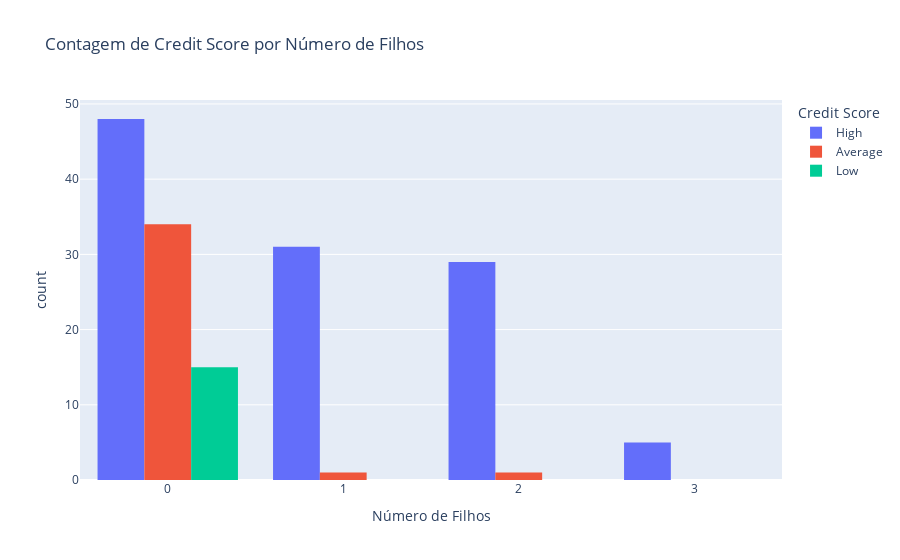

This figure's notebook cell:
### Markdown cell above
### 3 Perguntas e Insigths

Existe uma correlação linear (positiva ou negativa) entre o aumento do Number of Children e a proporção de Credit Score "High" (ou "Low")?

Qual a diferença percentual no Credit Score "High" (ou "Low") entre os grupos de Gender?

Existe um status civil (Marital Status) que é estatisticamente mais propenso a ter um Credit Score classificado como "High"?


### Insight Sintético (INSSIG)

O perfil de **baixo risco** (associado a scores "High") é fortemente dominado por clientes em situação de **estabilidade doméstica e menor dependência familiar**, o que sugere que o risco financeiro é amplamente mitigado pela estrutura da unidade familiar.

**Detalhes da Evidência Cruzada:**

1.  **Estado Civil (`Marital Status`):** O grupo **"Married" (Casado)** demonstra a maior estabilidade e menor risco, com **97.78%** de seus membros classificados com score "High" (e 0% "Low"), representando um segmento de *risco quase nulo*. O oposto, **"Single" (Solteiro)**, tem uma proporção muito maior de risco ("Low") em **15.48%**.
2.  **Gênero (`Gender`):** Embora as contagens de score "High" sejam semelhantes, a distribuição de risco difere. O grupo **"Female" (Feminino)** apresenta uma taxa de score "Low" de **17.44%**, enquanto o grupo **"Male" (Masculino)** não apresenta nenhum score "Low" (**0.00%**). Isso sugere que o gênero feminino, neste dataset, está associado ao **maior risco pontual** de default.
3.  **Número de Filhos (`Number of Children`):** O risco é inversamente proporcional ao número de filhos. Clientes **sem filhos (0)** são os que apresentam o **maior risco de score "Low" (15.46%)**. Curiosamente, clientes com **1 ou 2 filhos** apresentam uma estabilidade financeira quase perfeita (**0.00% de score "Low"**), indicando que um nível moderado de responsabilidade familiar não aumenta o risco e pode até correlacionar-se com maior estabilidade.

---

### Ação Estratégica Sugerida

Para maximizar a lucratividade e minimizar o risco, a empresa deve:

1.  **Priorizar o Segmento "Casado":** Focar em ofertas de crédito e limites mais altos para clientes **"Married"**, pois o risco é insignificante.
2.  **Revisitar o Segmento "Single":** Implementar políticas de crédito mais rigorosas e cautelosas, ou exigir garantias adicionais, para o segmento **"Single"**, especialmente para o **gênero feminino** (que tem o maior percentual de score "Low"), cruzando essa informação com a renda para mitigar o risco.
3.  **Analisar "Sem Filhos":** Investigar o motivo da alta taxa de risco no grupo **"Number of Children = 0"** para ver se isso é explicado por serem jovens (baixa renda/histórico) ou por serem solteiros (o fator de risco já identificado).

### Code cell
# ANALISE ADICIONAL

# NUMBER CHILDREN VS CREDIT SCORE
                            # ----------------------------------------------------------------------

column_children = 'Number of Children'
column_credit_score = 'Credit Score'

# Certifique-se de que a coluna de filhos é numérica (int/float)
# O pd.crosstab geralmente lida bem com inteiros, mas se for float, pode criar muitas linhas.
# Assumimos que a coluna já está limpa.


# Tabela Cruzada de Contagem

tabela_agrupada_filhos = pd.crosstab(
    df[column_children],       # Linhas: Número de Filhos
    df[column_credit_score],   # Colunas: Credit Score
    margins=True,              # Inclui totais (All)
    normalize=False
)

print("Tabela de Contagem: Número de Filhos vs. Credit Score")
print(tabela_agrupada_filhos)
print("-" * 70)



# Tabela Cruzada de Percentual (Por Linha)

# Isso mostra: Para clientes com X filhos, qual a % de cada Credit Score.
tabela_percentual_filhos = pd.crosstab(
    df[column_children],
    df[column_credit_score],
    normalize='index' # Normaliza por linha (o total de cada linha será 100%)
).mul(100).round(2)

print("\nTabela de Percentual (Por Número de Filhos):")
print(tabela_percentual_filhos)

# Histograma Agrupado para visualização da distribuição do Score por Número de Filhos
fig_filhos = px.histogram(
    df,
    x=column_children,            # Número de Filhos no eixo X
    color=column_credit_score,    # Credit Score para agrupar e colorir as barras
    
    barmode='group',              # Coloca as barras lado a lado
    
    title='Contagem de Credit Score por Número de Filhos',
    labels={
        column_children: 'Número de Filhos',
        column_credit_score: 'Credit Score',
        'count': 'Frequência de Clientes'
    },
    # Garante que 'Number of Children' seja tratado como categoria no eixo X
    category_orders={column_children: sorted(df[column_children].unique())}
)

fig_filhos.show()


                            # ----------------------------------------------------------------------
                            #  GENDER VS CREDIT SCORE
                            # ----------------------------------------------------------------------


column_gender = 'Gender'
column_credit_score = 'Credit Score'


# Tabela Cruzada de Contagem


tabela_agrupada_genero = pd.crosstab(
    df[column_gender],         # Linhas: Gênero
    df[column_credit_score],   # Colunas: Credit Score
    margins=True,              # Inclui totais (All)
    normalize=False
)

print("Tabela de Contagem: Gênero vs. Credit Score")
print(tabela_agrupada_genero)
print("-" * 70)


# Tabela Cruzada de Percentual (Por Linha)

# Mostra, para cada gênero, qual a PROPORÇÃO de cada Credit Score.
tabela_percentual_genero = pd.crosstab(
    df[column_gender],
    df[column_credit_score],
    normalize='index' # Normaliza por linha (o total de cada linha será 100%)
).mul(100).round(2)

print("\nTabela de Percentual (Por Gênero):")
print(tabela_percentual_genero)

# Histograma Agrupado para visualização da distribuição do Score por Gênero
fig_genero = px.histogram(
    df,
    x=column_gender,              # Gênero no eixo X
    color=column_credit_score,    # Credit Score para agrupar e colorir as barras
    
    barmode='group',              # Coloca as barras lado a lado
    
    title='Contagem de Credit Score por Gênero',
    labels={
        column_gender: 'Gênero',
        column_credit_score: 'Credit Score',
        'count': 'Frequência de Clientes'
    },
    height=500
)

fig_genero.show()

                            # ----------------------------------------------------------------------
                            # MARITAL STATUS VS CREDIT SCORE
                            # ----------------------------------------------------------------------

column_marital_status = 'Marital Status'
column_credit_score = 'Credit Score'


# 1. Tabela Cruzada de Contagem

tabela_agrupada_marital = pd.crosstab(
    df[column_marital_status],  # Linhas: Estado Civil
    df[column_credit_score],   # Colunas: Credit Score
    margins=True,              # Inclui totais (All)
    normalize=False
)

print("Tabela de Contagem: Estado Civil vs. Credit Score")
print(tabela_agrupada_marital)
print("-" * 70)



# Tabela Cruzada de Percentual (Por Linha)

# Isso mostra: Para cada estado civil, qual a PROPORÇÃO de cada Credit Score.
tabela_percentual_marital = pd.crosstab(
    df[column_marital_status],
    df[column_credit_score],
    normalize='index' # Normaliza por linha (o total de cada linha será 100%)
).mul(100).round(2)

print("\nTabela de Percentual (Por Estado Civil):")
print(tabela_percentual_marital)


# Histograma Agrupado para visualização da distribuição do Score por Estado Civil
fig_marital = px.histogram(
    df,
    x=column_marital_status,      # Estado Civil no eixo X
    color=column_credit_score,    # Credit Score para agrupar e colorir as barras
    
    barmode='group',              # Coloca as barras lado a lado
    
    title='Contagem de Credit Score por Estado Civil',
    labels={
        column_marital_status: 'Estado Civil',
        column_credit_score: 'Credit Score',
        'count': 'Frequência de Clientes'
    },
    height=500
)

# Adicionando uma ordem lógica (se aplicável, ajuste a ordem conforme seus dados)
# Exemplo: 'Married' primeiro, 'Single', 'Divorced', 'Widowed'
# fig_marital.update_xaxes(categoryorder='array', categoryarray=['Married', 'Single', 'Divorced', 'Widowed'])

fig_marital.show()

### Figure 1 — Plotly figure (JSON) as saved in the notebook; plotly's stock layout.template omitted (floating-point values rounded to 4 significant figures)
{"data": [{"alignmentgroup": "True", "bingroup": "x", "hovertemplate": "Credit Score=High<br>Número de Filhos=%{x}<br>count=%{y}<extra></extra>", "legendgroup": "High", "marker": {"color": "#636efa", "pattern": {"shape": ""}}, "name": "High", "offsetgroup": "High", "orientation": "v", "showlegend": true, "type": "histogram", "x": [0, 2, 1, 0, 3, 0, 2, 0, 1, 0, 2, 0, 1, 0, 2, 0, 1, 0, 2, 0, 1, 2, 1, 0, 3, 0, 2, 0, 1, 0, 2, 0, 1, 0, 2, 0, 1, 0, 2, 0, 1, 2, 1, 2, 1, 0, 3, 0, 2, 0, 1, 0, 2, 0, 1, 0, 2, 0, 1, 0, 2, 0, 1, 2, 1, 2, 1, 0, 3, 0, 2, 0, 1, 0, 2, 0, 1, 0, 2, 0, 1, 0, 2, 0, 1, 2, 1, 2, 1, 1, 0, 0, 1, 2, 1, 0, 3, 0, 2, 0, 1, 0, 2, 0, 1, 0, 2, 0, 1, 0, 2, 0, 1], "xaxis": "x", "yaxis": "y"}, {"alignmentgroup": "True", "bingroup": "x", "hovertemplate": "Credit Score=Average<br>Número de Filhos=%{x}<br>count=%{y}<extra></extra>", "legendgroup": "Average", "marker": {"color": "#EF553B", "pattern": {"shape": ""}}, "name": "Average", "offsetgroup": "Average", "orientation": "v", "showlegend": true, "type": "histogram", "x": [0, 0, 0, 0, 0, 0, 0, 0, 0, 0, 0, 0, 0, 0, 0, 0, 0, 0, 0, 0, 0, 0, 0, 0, 0, 0, 0, 0, 1, 2, 0, 0, 0, 0, 0, 0], "xaxis": "x", "yaxis": "y"}, {"alignmentgroup": "True", "bingroup": "x", "hovertemplate": "Credit Score=Low<br>Número de Filhos=%{x}<br>count=%{y}<extra></extra>", "legendgroup": "Low", "marker": {"color": "#00cc96", "pattern": {"shape": ""}}, "name": "Low", "offsetgroup": "Low", "orientation": "v", "showlegend": true, "type": "histogram", "x": [0, 0, 0, 0, 0, 0, 0, 0, 0, 0, 0, 0, 0, 0, 0], "xaxis": "x", "yaxis": "y"}], "layout": {"barmode": "group", "legend": {"title": {"text": "Credit Score"}, "tracegroupgap": 0}, "title": {"text": "Contagem de Credit Score por Número de Filhos"}, "xaxis": {"anchor": "y", "categoryarray": [0, 1, 2, 3], "categoryorder": "array", "domain": [0, 1], "title": {"text": "Número de Filhos"}}, "yaxis": {"anchor": "x", "domain": [0, 1], "title": {"text": "count"}}}}
